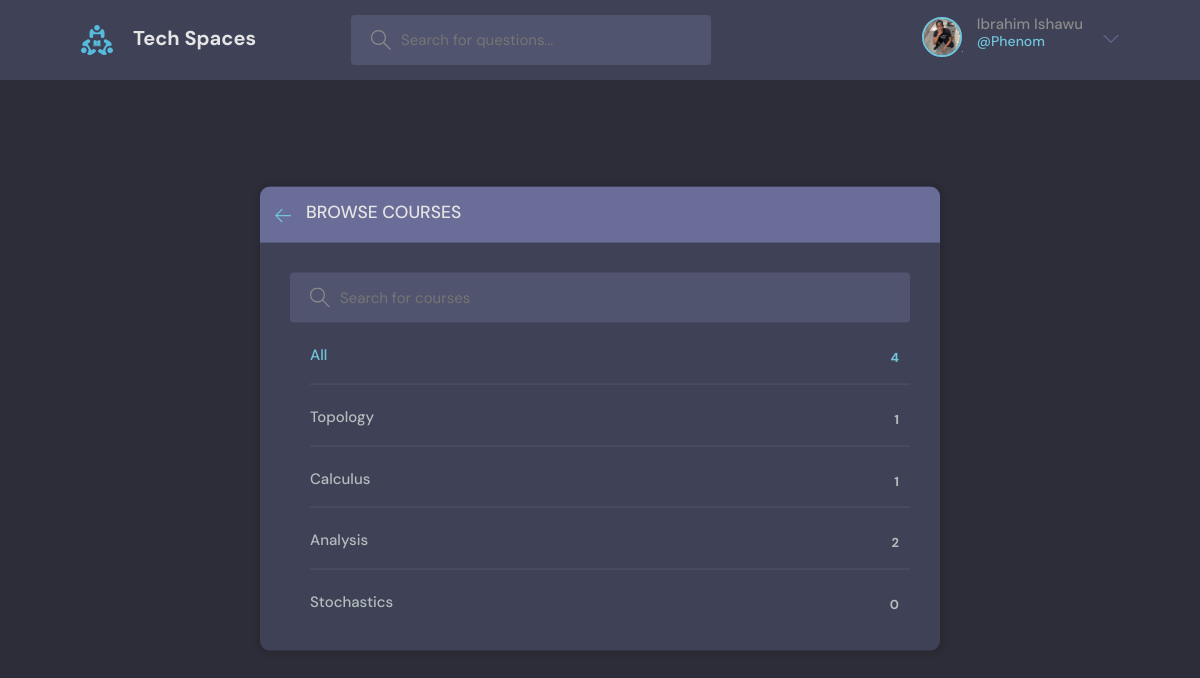
Screenshot of /courses/all/ (signed in) with the database file from the repository.
### core/models.py (models this page shows, shortened)
class User(AbstractUser):
    name = models.CharField(max_length=200, null=True)
    email = models.EmailField(unique=True, null=True)
    bio = models.TextField(null=True)
    avatar = models.ImageField(null=True, default='avatar.svg', upload_to='avatars')
    REQUIRED_FIELDS = []

class Course(models.Model):
    name = models.CharField(max_length=200)
    def __str__(self):
        return self.name

### core/views.py (the view)
# urls.py: path('courses/all/', views.AllCoursesView.as_view(), name='all_courses'),
class AllCoursesView(View):
    def get(self, request):
        question_count = Question.objects.all().count()
        query = request.GET.get('query') if request.GET.get('query') else ""
        courses = Course.objects.filter(name__icontains=query)
        context = {
            'courses': courses,
            'question_count': question_count,
        }
        return render(request, 'core/all_courses.html', context)

### core/templates/core/all_courses.html (shortened to what this page needs)
{% extends 'core/base.html' %}
{% block content %}
    <main class="create-room layout">
      <div class="container">
        <div class="layout__box">
          <div class="layout__boxHeader">
            <div class="layout__boxTitle">
              <a href="{% url 'home' %}">
                <svg version="1.1" xmlns="http://www.w3.org/2000/svg" width="32" height="32" viewBox="0 0 32 32">
                  <title>arrow-left</title>
                  <path
                    d="M13.723 2.286l-13.723 13.714 13.719 13.714 1.616-1.611-10.96-10.96h27.625v-2.286h-27.625l10.965-10.965-1.616-1.607z"
                  ></path>
                </svg>
              </a>
              <h3>Browse Courses</h3>
            </div>
          </div>
          <div class="topics-page layout__body">
            <form class="header__search" action='{% url "all_courses" %}'>
              <label>
                <input name="query" placeholder="Search for courses" />
              </label>
            </form>
            <ul class="topics__list">
              <li>
                <a href="{% url 'all_courses' %}" class="active">All <span>{{ courses.count }}</span></a>
              </li>
            {% for course in courses %}
              <li>
                <a href="{% url 'home' %}?query={{ course }}" >{{ course }} <span>
                {{ course.question_set.all.count }}</span></a>
              </li>
            {% endfor %}
            </ul>
          </div>
        </div>
      </div>
    </main>
{% endblock content %}

### core/templates/core/_header.html (shortened to what this page needs)
{% load static %}
<header class="header header--loggedIn">
      <div class="container">
        <a href="/" class="header__logo">
          <img src="{% static 'core/img/logo.svg' %}" />
          <h1>Tech Spaces</h1>
        </a>
        <form class="header__search">
          <label>
            <input name='query' placeholder="Search for questions..." />
          </label>
        </form>
        <nav class="header__menu">
          {% if not request.user.is_authenticated %}
            <a href="{% url 'login' %}">
              <img src="{% static 'core/img/avatar.svg' %}" />
              <p>Login</p>
            </a>
          {% else %}
            <div class="header__user">
              <a href="{% url 'update_profile' %}">
                <div class="avatar avatar--medium active">
                  <img src="{{ request.user.avatar.url }}" />
                </div>
                <p>{{ request.user.name }} <span>@{{ request.user.username }}</span></p>
              </a>
              <button class="dropdown-button">
                <svg version="1.1" xmlns="http://www.w3.org/2000/svg" width="32" height="32" viewBox="0 0 32 32">
                  <title>chevron-down</title>
                  <path d="M16 21l-13-13h-3l16 16 16-16h-3l-13 13z"></path>
                </svg>
              </button>
            </div>
          {% endif %}
        </nav>
      </div>
    </header>

### core/static/core/css/main.css (style rules this page uses)
:root { --color-main: #71c6dd; --color-main-light: #e1f6fb; --color-dark: #3f4156; --color-dark-medium: #51546e; --color-dark-light: #696d97; --color-light: #e5e5e5; --color-gray: #8b8b8b; --color-light-gray: #b2bdbd; --color-bg: #2d2d39; --color-success: #5dd693; --color-error: #fc4b0b; }
* { font-family: "DM Sans", -apple-system, BlinkMacSystemFont, "Segoe UI", Roboto, Oxygen, Ubuntu, Cantarell, "Open Sans", "Helvetica Neue", sans-serif; margin: 0; padding: 0; box-sizing: border-box; text-rendering: optimizeLegibility; font-size: inherit; }
html { font-size: 56.25%; }
@media only screen and (min-width: 1200px) { html { font-size: 62.5%; } }
body { line-height: 1.6; font-weight: 400; font-size: 1.5rem; color: var(--color-light-gray); background-color: var(--color-bg); min-height: 100vh; }
img { width: 100%; }
a { display: inline-block; color: var(--color-main); text-decoration: none; }
.container { max-width: 120rem; width: 90%; margin: auto; }
.avatar { position: relative; display: inline-block; border-radius: 50%; border: 2px solid var(--color-main); }
.avatar img { display: block; border-radius: 50%; object-fit: cover; object-position: center; }
.avatar::after { content: ""; display: block; position: absolute; background-color: var(--color-gray); z-index: 111; border-radius: 50%; border: 0.3rem solid var(--color-dark); }
.avatar.active::after { background-color: var(--color-success); }
.avatar.avatar--medium img { width: 3.6rem; height: 3.6rem; border-radius: 50%; }
.avatar.avatar--medium:after { width: 0.7rem; height: 0.7rem; bottom: 0px; right: -6px; }
.header { padding: 1.5rem; background-color: var(--color-dark); }
.header > .container { display: flex; gap: 9.5rem; }
.header__logo, .header__user { display: flex; gap: 2rem; align-items: center; }
.header__logo > img { height: 3.2rem; width: 3.2rem; }
.header__logo > h1 { font-weight: 700; font-size: 2rem; color: var(--color-light); }
.header__search > label { background-color: var(--color-dark-medium); padding: 1.3rem 1rem; display: flex; align-items: center; gap: 1rem; border-radius: 4px; }
.header__search svg { fill: var(--color-gray); width: 2rem; height: 2rem; margin-left: 1rem; }
.header__search input { width: 30rem; background: transparent; border: none; outline: none; color: var(--color-light); }
.header__menu { margin-left: auto; position: relative; }
.header__menu a { display: flex; gap: 1.5rem; align-items: center; font-weight: 500; text-decoration: none; color: var(--color-gray); }
.header__menu img { height: 3.6rem; }
.header__menu p { line-height: 1.2; }
.header__menu span { color: var(--color-main); font-weight: 500; font-size: 1.4rem; display: block; }
.header__menu svg { width: 1.6rem; height: 1.6rem; fill: var(--color-dark-light); }
.dropdown-button { background: transparent; border: 0; outline: 0; cursor: pointer; }
.layout { margin-top: 2.4rem; }
.layout > .container { display: flex; justify-content: space-between; align-items: flex-start; }
.layout__box { width: 90%; max-width: 48rem; min-height: 40rem; position: absolute; top: 50%; left: 50%; transform: translate(-50%, -46%); background-color: var(--color-dark); border-radius: 1rem; box-shadow: 1px 1px 6px 3px rgba(0, 0, 0, 0.1); overflow: hidden; }
.layout__boxHeader { display: flex; padding: 1.5rem; background-color: var(--color-dark-light); }
.layout__boxTitle { display: flex; gap: 1.5rem; align-items: center; }
.layout__boxTitle h3 { text-transform: uppercase; font-weight: 500; color: var(--color-light); }
.layout__boxTitle svg { width: 1.6rem; height: 1.6rem; fill: var(--color-main); }
.layout__body { margin: 3rem; }
.topics__list { list-style: none; }
.topics__list li a { display: flex; justify-content: space-between; margin-bottom: 3rem; font-weight: 500; color: var(--color-light-gray); transition: all 0.3s ease-in-out; }
.topics__list li a.active, .topics__list li a:hover { color: var(--color-main); }
.topics__list li a span { padding: 0.5rem 1rem; background-color: var(--color-dark); border-radius: 3px; font-size: 1.3rem; font-weight: 700; letter-spacing: 1px; }
.topics-page .topics__list li:not(:last-child) a { margin: 2rem 0; padding-bottom: 1rem; text-decoration: none; border-bottom: 1px solid var(--color-dark-medium); }
.topics-page .header__search { display: block; }
.create-room.layout .layout__box { max-width: 68rem; }

### rows the page displays
User: user.avatar (picture), user.name "Ibrahim Ishawu", user.username "Phenom"
Course: name "Topology", question_set.all.count "1"
Course: name "Calculus", question_set.all.count "1"
Course: name "Analysis", question_set.all.count "2"
Course: name "Stochastics", question_set.all.count "0"

### other values shown
{{ courses.count }} "4"
